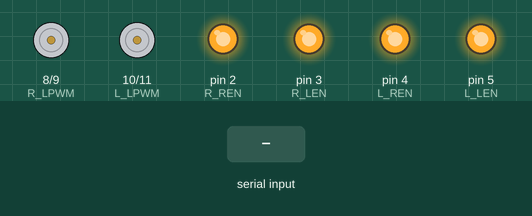
Recording of a sketch running on a simulated Arduino Uno, built with avr-gcc and run on an emulated ATmega328P. Parts: motor-driver pin pairs drawn as motors (green arrow = first pin HIGH = forward, orange = second pin HIGH = backward, longer = more drive), output pins drawn as LEDs (lit = HIGH). The inputs (shaded band) are chosen by the test bench. What the sketch prints to the serial monitor is not drawn.

Above: at 1.2 s.
1.3 s: "1" received over the second serial link
At 1.9 s:
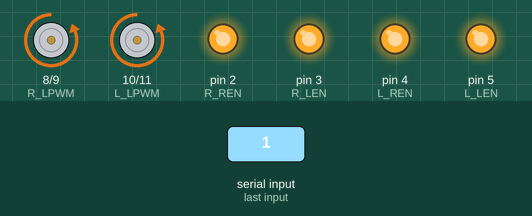
2.8 s: "3" received over the second serial link
At 3.1 s:
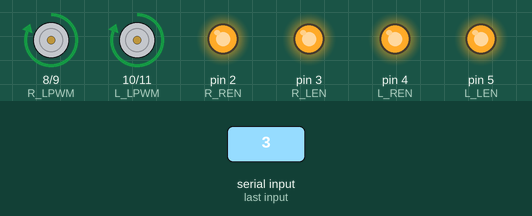
4.3 s: "7" received over the second serial link
At 5.4 s:
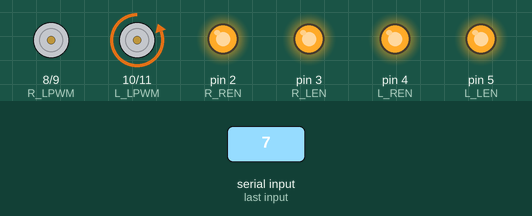
5.8 s: "5" received over the second serial link
At 6.6 s:
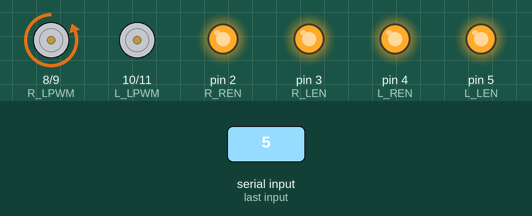
7.3 s: "2" received over the second serial link
At 7.7 s:
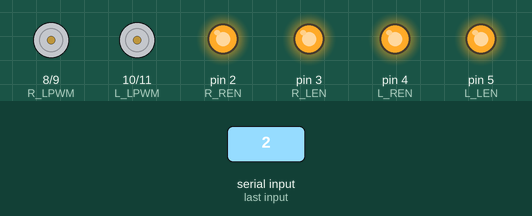
Timing chart, 0 to 9.8 s (numbered marks = the images above; inputs shaded):
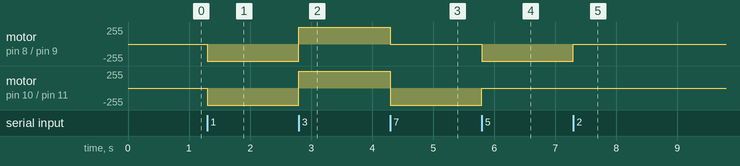

The sketch:

VR_robot.ino
```cpp
#include <SoftwareSerial.h>

// 블루투스 핀
const int nPin_BTTx = 7;   // 전송
const int nPin_BTRx = 6;   // 수신
SoftwareSerial BTSerial(nPin_BTTx, nPin_BTRx);  // RX, TX

// ---- 새 모터 드라이버 핀 정의 ----
// 왼쪽 모터 드라이버
const int L_RPWM = 11;   // 왼쪽 RPWM (PWM)
const int L_LPWM = 10;   // 왼쪽 LPWM (PWM)
const int L_REN  = 4;    // 왼쪽 R_EN
const int L_LEN  = 5;    // 왼쪽 L_EN

// 오른쪽 모터 드라이버
const int R_RPWM = 9;    // 오른쪽 RPWM (PWM)
const int R_LPWM = 8;    // 오른쪽 LPWM (PWM)
const int R_REN  = 2;    // 오른쪽 R_EN
const int R_LEN  = 3;    // 오른쪽 L_EN

// 속도 값 (0~255)
const int SPEED_FORWARD = 255;
const int SPEED_BACK    = 255;
const int SPEED_TURN    = 255;

void setup() {
  Serial.begin(9600);
  BTSerial.begin(9600);
  Serial.println("START");

  // 모터 핀 모드 설정
  pinMode(L_RPWM, OUTPUT);
  pinMode(L_LPWM, OUTPUT);
  pinMode(L_REN,  OUTPUT);
  pinMode(L_LEN,  OUTPUT);

  pinMode(R_RPWM, OUTPUT);
  pinMode(R_LPWM, OUTPUT);
  pinMode(R_REN,  OUTPUT);
  pinMode(R_LEN,  OUTPUT);

  // 드라이버 Enable 활성화
  digitalWrite(L_REN, HIGH);
  digitalWrite(L_LEN, HIGH);
  digitalWrite(R_REN, HIGH);
  digitalWrite(R_LEN, HIGH);

  // 처음엔 정지
  stopMotors();
}

void loop() {
  // 블루투스에서 데이터 수신
  if (BTSerial.available()) {
    char received = BTSerial.read();
    Serial.write(received); // 받은 데이터 PC 시리얼에 표시

    if      (received == '1') { // 앞으로
      moveForward();
    } else if (received == '2') { // 정지
      stopMotors();
    } else if (received == '3') { // 뒤로
      moveBackward();
    } else if (received == '4') { // 정지
      stopMotors();
    } else if (received == '7') { // 오른쪽
      turnRight();
    } else if (received == '6') { // 정지
      stopMotors();
    } else if (received == '5') { // 왼쪽
      turnLeft();
    } else if (received == '8') { // 정지
      stopMotors();
    }
  }

  // PC 시리얼 → 블루투스로 전송
  if (Serial.available()) {
    BTSerial.write(Serial.read());
  }
}

// ---------------- 모터 제어 함수들 ----------------

// 왼쪽 모터: 정/역/정지
void leftMotorForward(int speed) {
  analogWrite(L_RPWM, speed);
  analogWrite(L_LPWM, 0);
}

void leftMotorBackward(int speed) {
  analogWrite(L_RPWM, 0);
  analogWrite(L_LPWM, speed);
}

void leftMotorStop() {
  analogWrite(L_RPWM, 0);
  analogWrite(L_LPWM, 0);
}

// 오른쪽 모터: 정/역/정지
void rightMotorForward(int speed) {
  analogWrite(R_RPWM, speed);
  analogWrite(R_LPWM, 0);
}

void rightMotorBackward(int speed) {
  analogWrite(R_RPWM, 0);
  analogWrite(R_LPWM, speed);
}

void rightMotorStop() {
  analogWrite(R_RPWM, 0);
  analogWrite(R_LPWM, 0);
}

// ---------------- 동작 패턴 함수들 ----------------

void moveForward() {
  leftMotorForward(SPEED_FORWARD);
  rightMotorForward(SPEED_FORWARD);
}

void moveBackward() {
  leftMotorBackward(SPEED_BACK);
  rightMotorBackward(SPEED_BACK);
}

void turnLeft() {
  // 왼쪽 멈추고 오른쪽 앞으로
  leftMotorStop();
  rightMotorForward(SPEED_TURN);
}

void turnRight() {
  // 오른쪽 멈추고 왼쪽 앞으로
  rightMotorStop();
  leftMotorForward(SPEED_TURN);
}

void stopMotors() {
  leftMotorStop();
  rightMotorStop();
}
   
```

Measured:
- after the input at 1.3 s, motor on pin 8 (R_LPWM) / pin 9 (R_RPWM), motor on pin 10 (L_LPWM) / pin 11 (L_RPWM): stopped → backward 255/255 at once
- after the input at 2.8 s, motor on pin 8 (R_LPWM) / pin 9 (R_RPWM), motor on pin 10 (L_LPWM) / pin 11 (L_RPWM): backward 255/255 → forward 255/255 at once
- after the input at 4.3 s, motor on pin 8 (R_LPWM) / pin 9 (R_RPWM): forward 255/255 → stopped at once; motor on pin 10 (L_LPWM) / pin 11 (L_RPWM): forward 255/255 → backward 255/255 at once
- after the input at 5.8 s, motor on pin 8 (R_LPWM) / pin 9 (R_RPWM): stopped → backward 255/255 at once; motor on pin 10 (L_LPWM) / pin 11 (L_RPWM): backward 255/255 → stopped at once
- after the input at 7.3 s, motor on pin 8 (R_LPWM) / pin 9 (R_RPWM): backward 255/255 → stopped at once
